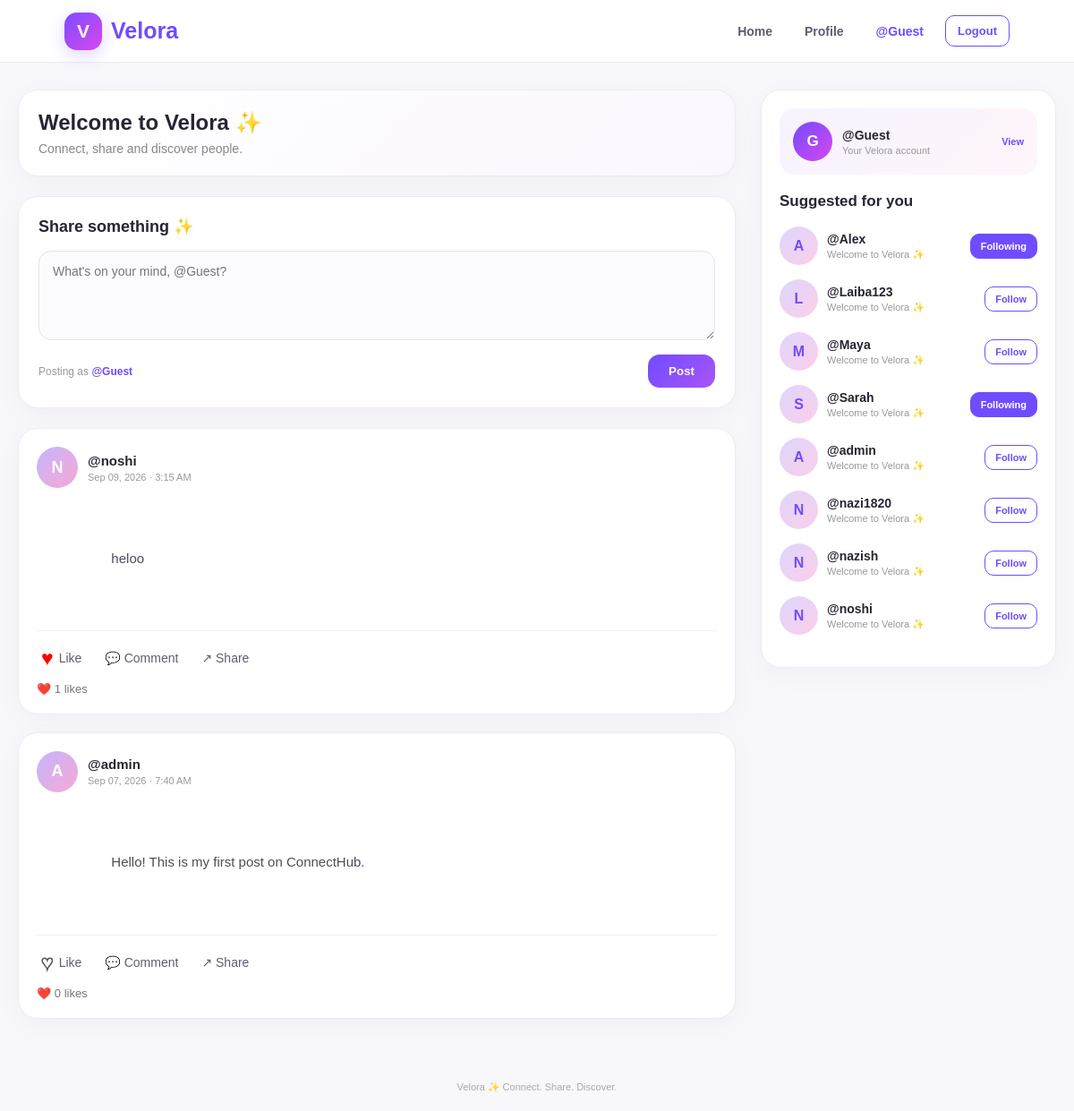
Screenshot of / (signed in) with the database file from the repository.
### posts/models.py (models this page shows, shortened)
class Post(models.Model):
    username = models.CharField(max_length=100)
    content = models.TextField()
    created_at = models.DateTimeField(auto_now_add=True)
    likes = models.IntegerField(default=0)

### posts/views.py (the view, shortened to what this page needs)
def home(request):
    posts = Post.objects.all().order_by(
        "-created_at"
    )
    if request.user.is_authenticated:
        current_username = request.user.username
    else:
        current_username = ""
    for post in posts:
        if current_username:
            post.is_liked = Like.objects.filter(
                post=post,
                username=current_username
            ).exists()
        else:
            post.is_liked = False
    users = User.objects.all().order_by(
        "username"
    )
    suggested_users = []
    for user in users:
        if request.user.is_authenticated:
            if user.id == request.user.id:
                continue
        if user.username == "Guest":
            continue
        profile_obj, created = Profile.objects.get_or_create(
            user=user
        )
        is_followed = False
        if request.user.is_authenticated:
            is_followed = Follow.objects.filter(
                follower=request.user,
                following=user
            ).exists()
        suggested_users.append({
            "name": user.username,
            "bio":
                profile_obj.bio
                if profile_obj.bio
                else "Welcome to Velora ✨",
            "is_followed": is_followed
        })
    return render(
        request,
        "posts/home.html",
        {
            "posts": posts,
            "suggested_users": suggested_users
        }
    )

### posts/templates/posts/home.html (shortened to what this page needs)
{% load static %}
<!DOCTYPE html>
<html lang="en">
<head>
</head>
<body>
<nav class="navbar">
    <a href="{% url 'home' %}" class="brand">
        <div class="logo">
            V
        </div>
        Velora
    </a>
    <div class="nav-right">
        <a
            href="{% url 'home' %}"
            class="nav-link"
        >
            Home
        </a>
        {% if user.is_authenticated %}
            <a
                href="{% url 'profile' user.username %}"
                class="nav-link"
            >
                Profile
            </a>
            <span class="nav-user">
                @{{ user.username }}
            </span>
            <a
                href="{% url 'logout' %}"
                class="logout-btn"
            >
                Logout
            </a>
        {% endif %}
    </div>
</nav>
<div class="page">
    <main>
        <div class="welcome">
            <h1>
                Welcome to Velora ✨
            </h1>
            <p>
                Connect, share and discover people.
            </p>
        </div>
        <div class="create-card">
            <div class="create-title">
                Share something ✨
            </div>
            <form
                method="POST"
                class="post-form"
            >
                <textarea
                    name="content"
                    placeholder="What's on your mind, @{{ user.username }}?"
                    required
                ></textarea>
                <div class="post-form-bottom">
                    <div class="posting-as">
                        Posting as
                        <strong>
                            @{{ user.username }}
                        </strong>
                    </div>
                    <button
                        type="submit"
                        class="post-btn"
                    >
                        Post
                    </button>
                </div>
            </form>
        </div>
        {% for post in posts %}
            <article
                class="post-card"
                id="post-{{ post.id }}"
            >
                <div class="post-header">
                    <a
                        href="{% url 'profile' post.username %}"
                        class="avatar-link"
                    >
                        <div class="post-avatar">
                            {{ post.username|first|upper }}
                        </div>
                    </a>
                    <div>
                        <div class="post-user">
                            <a
                                href="{% url 'profile' post.username %}"
                                class="profile-link"
                            >
                                @{{ post.username }}
                            </a>
                        </div>
                        <div class="date">
                            {{ post.created_at|date:"M d, Y · g:i A" }}
                        </div>
                    </div>
                </div>
                <div class="post-content">
                    {{ post.content }}
                </div>
                <div class="actions">
                    <form
                        method="POST"
                        class="action-form"
                    >
                        <button
                            type="submit"
                            class="action-btn"
                        >
                            {% if post.is_liked %}
                                <span class="heart liked">
                                    ♥
                                </span>
                            {% else %}
                                <span class="heart not-liked">
                                    ♥
                                </span>
                            {% endif %}
                            <span>
                                Like
                            </span>
                        </button>
                    </form>
                    <button
                        type="button"
                        class="action-btn"
                        onclick="toggleComments('{{ post.id }}')"
                    >
                        💬 Comment
                    </button>
                    <button
                        type="button"
                        class="action-btn"
                        onclick="sharePost('{{ post.id }}')"
                    >
                        ↗ Share
                    </button>
                </div>
                <div class="likes-count">
                    ❤️ {{ post.likes }} likes
                </div>
            </article>
        {% endfor %}
    </main>
    <aside>
        <div class="sidebar-card">
            <div class="my-profile">
                <div class="my-profile-avatar">
                    {{ user.username|first|upper }}
                </div>
                <div class="my-profile-info">
                    <strong>
                        @{{ user.username }}
                    </strong>
                    <span>
                        Your Velora account
                    </span>
                </div>
                <a
                    href="{% url 'profile' user.username %}"
                    class="view-profile"
                >
                    View
                </a>
            </div>
            <h2 class="sidebar-title">
                Suggested for you
            </h2>
            {% for suggested in suggested_users %}
                <div class="suggestion">
                    <a
                        href="{% url 'profile' suggested.name %}"
                        class="avatar-link"
                    >
                        <div class="suggestion-avatar">
                            {{ suggested.name|first|upper }}
                        </div>
                    </a>
                    <div class="suggestion-info">
                        <a
                            href="{% url 'profile' suggested.name %}"
                            class="suggestion-name"
                        >
                            @{{ suggested.name }}
                        </a>
                        <div class="suggestion-bio">
                            {{ suggested.bio }}
                        </div>
                    </div>
                    <form
                        method="POST"
                        class="follow-form"
                    >
                        {% if suggested.is_followed %}
                            <button
                                type="submit"
                                class="follow-btn following-btn"
                            >
                                Following
                            </button>
                        {% else %}
                            <button
                                type="submit"
                                class="follow-btn"
                            >
                                Follow
                            </button>
                        {% endif %}
                    </form>
                </div>
            {% empty %}
                <div class="empty-users">
                    No other users yet.
                    <br><br>
                    Create another account to see users here.
                </div>
            {% endfor %}
        </div>
    </aside>
</div>
<div class="footer">
    Velora ✨ Connect. Share. Discover.
</div>
</body>
</html>

### rows the page displays
Post: username|first "N", username "noshi", created_at "Sep 09, 2026 · 3:15 AM", content "heloo", likes "1"
Post: username|first "A", username "admin", created_at "Sep 07, 2026 · 7:40 AM", content "Hello! This is my first post on ConnectHub.", likes "0"

### other values shown
{{ user.username }} "Guest"
{{ user.username|first|upper }} "G"
{{ suggested.name|first|upper }} "A" "L" "M" "S" "A" "N" "N" "N"
{{ suggested.name }} "Alex" "Laiba123" "Maya" "Sarah" "admin" "nazi1820" "nazish" "noshi"
{{ suggested.bio }} "Welcome to Velora ✨" "Welcome to Velora ✨" "Welcome to Velora ✨" "Welcome to Velora ✨" "Welcome to Velora ✨" "Welcome to Velora ✨" "Welcome to Velora ✨" "Welcome to Velora ✨"
